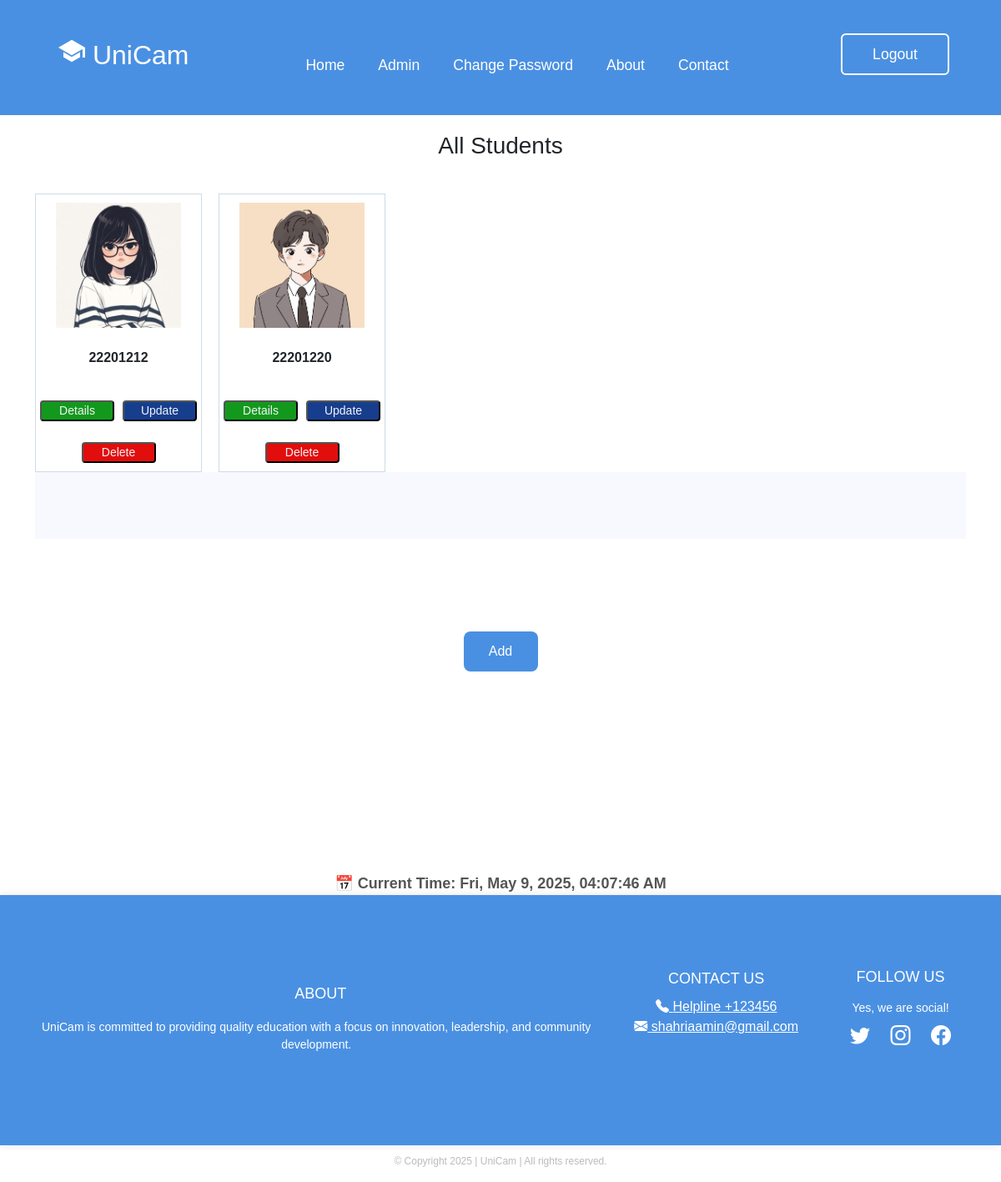
The page /alluser/ on the database as committed earlier.
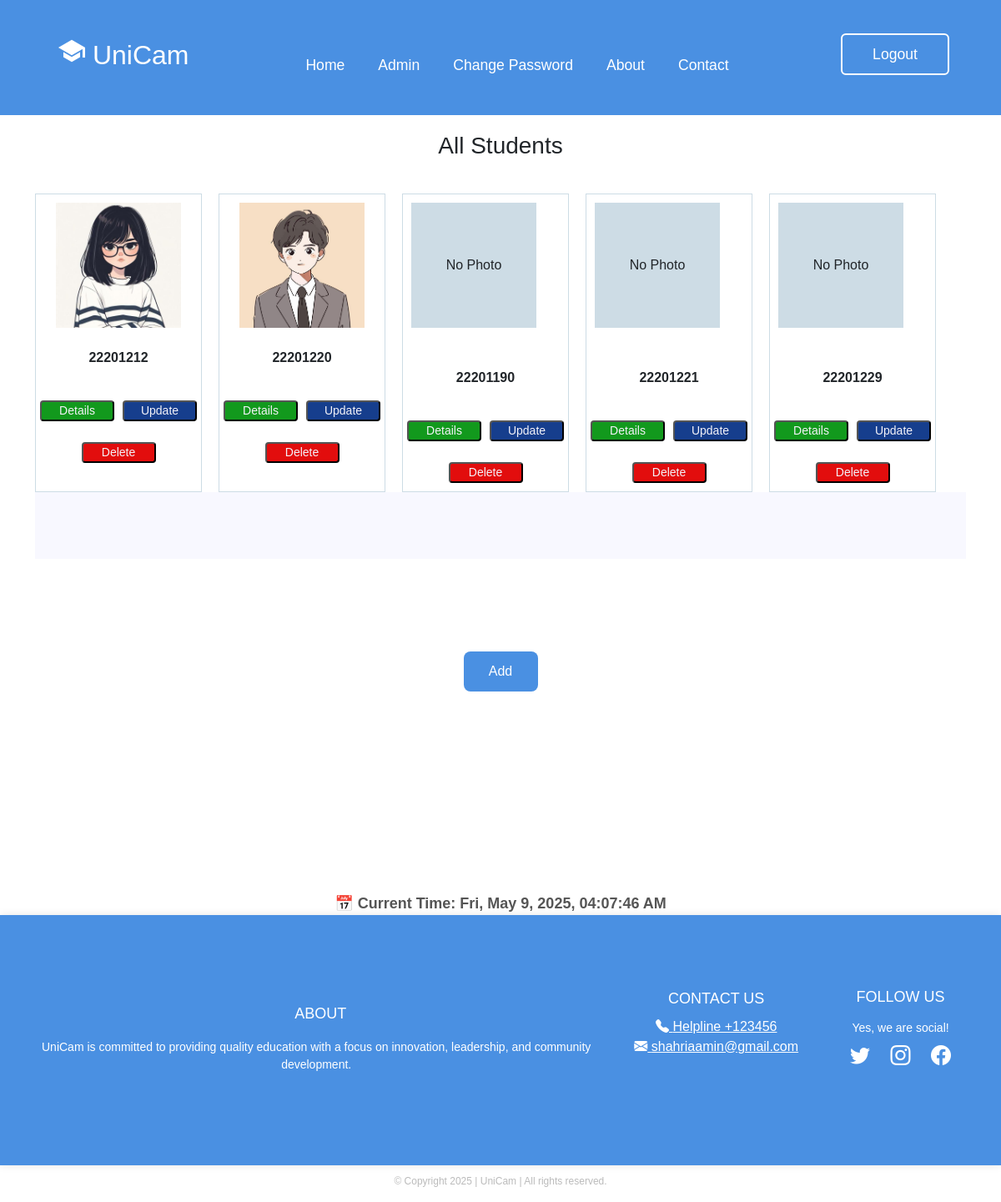
The same page on the database as committed later.
### app1/models.py (models this page shows, shortened)
class StudentInfo(models.Model):
    sroll = models.ForeignKey(Student, on_delete=models.CASCADE)
    sname = models.CharField(max_length=100)
    fathername = models.CharField(max_length=100)
    mothername = models.CharField(max_length=100)
    program = models.CharField(max_length=100)
    gender = models.CharField(max_length=100)
    phone = models.CharField(max_length=100)
    guardianphone = models.CharField(max_length=100)
    session = models.CharField(max_length=100)
    nationality = models.CharField(max_length=100)
    dob = models.CharField(max_length=100)
    email = models.EmailField()
    pic = models.ImageField(upload_to='student_pics/', null=True, blank=True)

class Student(models.Model):
    id = models.CharField(primary_key=True, max_length=100)
    def __str__(self):
        return self.id

### app1/views.py (the view)
# urls.py: path('alluser/',views.AllusersPage,name='alluser'),
def AllusersPage(request):
    students = Student.objects.all()
    infos = StudentInfo.objects.all()
    context = {'students': students,
               'infos': infos}
    return render(request, 'alluser.html',context=context)

### templates/alluser.html (shortened to what this page needs)
{% load static %}
<!DOCTYPE html>
<html lang="en">
<head>
  <link href="https://cdn.jsdelivr.net/npm/bootstrap@5.3.3/dist/css/bootstrap.min.css" rel="stylesheet"
>
  <link rel="stylesheet" href="https://cdn.jsdelivr.net/npm/bootstrap-icons@1.10.5/font/bootstrap-icons.css">
</head>
<body>
<header class="header">
  <div class="logout-button">
    <a href="{% url 'logout' %}">
      <button class="btnLogin-popup" style="position: absolute;
      right: 5px;
      top: -22px;">Logout</button>
    </a>
  </div>
  <div class="logo-title">
    <h2 class="logo"><ion-icon name="school-sharp"></ion-icon> UniCam</h2>
  </div>
  <nav class="navigation">
    <a href="{% url 'home' %}" class="active">Home</a>
    <a href="{% url 'alluser' %}">Admin</a>
    <a href="{% url 'changepass' %}">Change Password</a>
    <a href="#footer-section">About</a>
    <a href="#footer-section">Contact</a>
  </nav>
</header>
<h3 class="section-heading"  style="text-align: center; margin-top: 20px; margin-bottom: 40px;">All Students</h3>
<main class="container">
    <section class="student-info">
        <div class="info-row" style="display: flex; flex-wrap: wrap; gap: 20px;">
            {% for info in infos %}
            <div style="border: 1px solid #cddce5; padding: 10px; width: 200px; text-align: center;">
                {% if info.pic %}
                <img src="{{ info.pic.url }}" style="height: 150px; width: 150px; object-fit: cover;"><br><br>
                {% else %}
                <div style="height: 150px; width: 150px; background: #cddce5; display: flex; align-items: center; justify-content: center;">No Photo</div><br><br>
                {% endif %}
                <strong>{{info.sroll}}</strong><br><br>
<div class="button-group">
  <a href="{% url 'studentinfo' info.pk %}">
    <button type="button" style="background-color: #12991d; border-radius: 4px; ">Details</button>
  </a>
  <a href="{% url 'update_student' info.sroll.id %}">
    <button type="button" style="background-color: #163e8d; border-radius: 4px;">Update</button>
  </a>
</div>
<div class="delete-button">
  <a href="{% url 'delete_student' info.sroll.id %}">
    <button type="button" style="background-color: #e20d0d; border-radius: 4px;">Delete</button>
  </a>
</div>
            </div>
            {% endfor %}
        </div>
    <div class="center-container"><br><br><br><br><br><br><br><br><br><br><br><br><br><br>
        <button class="center-button" onclick="handleClick()" style="background-color: #4A90E2; color: white; padding: 12px 24px; border: none; border-radius: 8px; font-size: 16px;">Add</button>
      </div>
</section>
</main>
</div><br><br><br><br><br><br><br><br><br><br><br><br><br><br><br>
<div style="text-align: center; margin-top: 40px;">
  <div id="clock" style="font-size: 18px; font-weight: bold; color: #555;"></div>
</div>
<footer class="footer" id="footer-section">
  <div class="footer-section">
      <h3>ABOUT</h3>
      <p>UniCam is committed to providing quality education with a focus on innovation, leadership, and community <br>
        development.</p>
  </div>
  <div class="footer-section">
      <h3>CONTACT US</h3>
      <a href="tel:123456"  style="color: white;" ><i class="bi bi-telephone-fill" style="color: white;"    ></i> Helpline +123456</a>
      <a href="https://www.gmail.com"  style="color: white;" ><i class="bi bi-envelope-fill"  style="color: white;" ></i> shahriaamin@gmail.com</a>
  </div>
  <div class="footer-section">
      <h3 style="margin-top: -2px;">FOLLOW US</h3>
      <p>Yes, we are social!</p>
      <div class="social-icons">
        <a href="https://www.twitter.com" target="_blank"><i class="bi bi-twitter"></i></a>
        <a href="https://www.instagram.com" target="_blank"><i class="bi bi-instagram"></i></a>
        <a href="https://www.facebook.com" target="_blank"><i class="bi bi-facebook"></i></a>
      </div>
  </div>
</footer>
<div class="copyright">
  <p>© Copyright 2025 | UniCam | All rights reserved.</p>
</div>
</body>
</html>

Rows that differ between the two databases and show on the page:
added StudentInfo: pic "No Photo", sroll "22201190"
added StudentInfo: pic "No Photo", sroll "22201221"
added StudentInfo: pic "No Photo", sroll "22201229"
